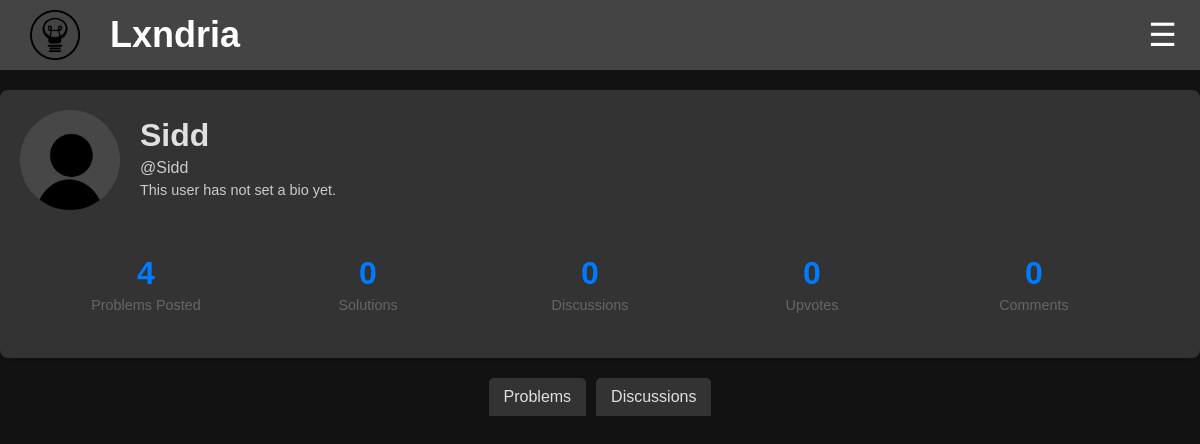
The page /account/Sidd (signed in) on the database as committed earlier.
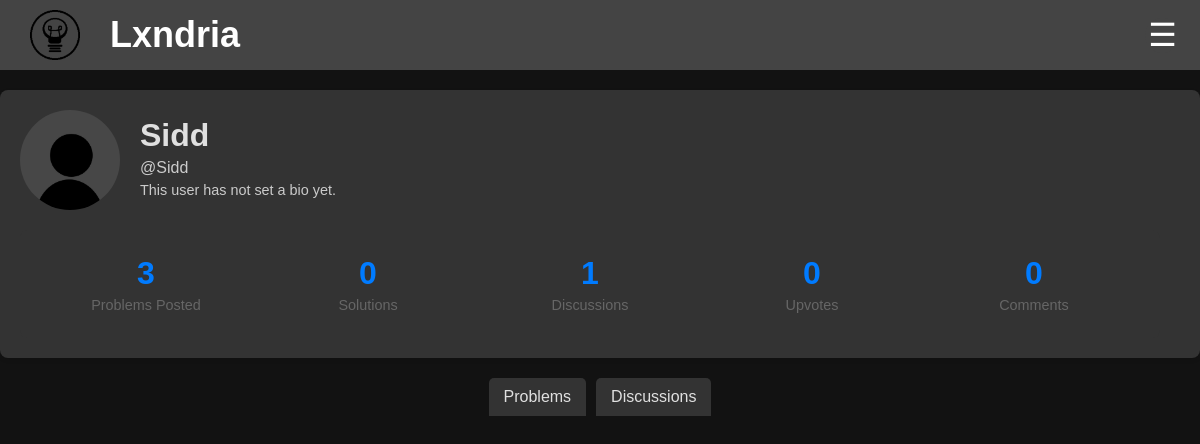
The same page on the database as committed later.
### app/models.py (models this page shows, shortened)
class Profile(db.Model):
    __tablename__ = "profile"
    __table_args__ = {"extend_existing": True}
    username = db.Column(db.String(80), db.ForeignKey('user.username'), primary_key=True)  # Primary + Foreign Key
    user = db.relationship('User', backref=db.backref('profile', uselist=False, cascade="all, delete-orphan"))
    profile_pic = db.Column(db.String(255), default="/images/default-profile.jpg")
    bio = db.Column(db.Text, default="This user has not set a bio yet.")
    problems_posted = db.Column(db.Integer, default=0)
    solutions = db.Column(db.Integer, default=0)
    discussions = db.Column(db.Integer, default=0)
    upvotes = db.Column(db.Integer, default=0)
    comments = db.Column(db.Integer, default=0)
    created_at = db.Column(db.DateTime, default=datetime.utcnow)
    updated_at = db.Column(db.DateTime, onupdate=datetime.utcnow)
    @property
    def name(self):
        return self.user.name if self.user else None

class User(db.Model, UserMixin): # create a User class to store user information
    __tablename__ = "user"
    __table_args__ = {"extend_existing": True}  # Allow modifications to the table
    id = db.Column(db.Integer, primary_key=True)
    username = db.Column(db.String(80), unique=True, nullable=False)
    name = db.Column(db.String(80), nullable=False)
    password_hash = db.Column(db.String(120), nullable=False)
    email = db.Column(db.String(120), unique=True, nullable=False)
    created_at = db.Column(db.DateTime, default=datetime.utcnow)
    updated_at = db.Column(db.DateTime, onupdate=datetime.utcnow)

class UserStats(db.Model):
    __tablename__ = "user_stats"
    __table_args__ = {"extend_existing": True}
    username = db.Column(db.String(80), db.ForeignKey('user.username'), primary_key=True)
    user = db.relationship('User', backref=db.backref('stats', uselist=False, cascade="all, delete-orphan"))
    problems_posted = db.Column(db.Integer, default=0)
    solutions = db.Column(db.Integer, default=0)
    discussions = db.Column(db.Integer, default=0)
    upvotes = db.Column(db.Integer, default=0)
    comments = db.Column(db.Integer, default=0)

### app/routes/account.py (the view)
@account_bp.route('/account/<string:username>')
def view_account(username):
    if not current_user.is_authenticated:
        print('Not authenticated')
        return redirect(url_for('routes.auth.login'))
    if not Profile.query.filter_by(username=username).first():
        return redirect(url_for('routes.account.account'))
    if username == current_user.username:
        return redirect(url_for('routes.account.account'))
    profile = Profile.query.filter_by(username=username).first()
    problems = Problem.query.filter_by(author=username).order_by(Problem.created_at.desc()).all()
    stats = UserStats.query.filter_by(username=username).first()
    discussions = Discussion.query.filter_by(author=username).order_by(Discussion.created_at.desc()).all()
    return render_template('account.html', user=profile, problems=problems, stats=stats, discussions=discussions)

### app/models.py (called while the page is built)
    @property
    def reducedContent(self):
        FullContent = self.content
        if len(FullContent) > 500:
            return FullContent[:500] + "..."
        return FullContent

    @property
    def reducedContent(self):
        FullContent = self.content
        if len(FullContent) > 500:
            return FullContent[:500] + "..."
        return FullContent

### app/routes/auth.py (called while the page is built)
@login_manager.user_loader
def load_user(user_id):
    return User.query.get(int(user_id))

### app/templates/account.html (shortened to what this page needs)
<!DOCTYPE html>
<html>
<head>
  <link rel="stylesheet" href="{{url_for('static', filename='css/banner.css')}}">
  <link rel="stylesheet" href="{{url_for('static', filename='css/profile.css')}}">
</head>
<header class="banner">
    <div class="logo-container">
      <img src="{{url_for('static', filename='Images/logo.png')}}" alt="Logo" class="logo">
      <span class="site-name"><a href="/">Lxndria</span></div></a>
      <div class="menu-container">
        <button class="menu-button" onclick="toggleMenu()">☰</button>
    </div>
  </header>
<body>
    <div class="profile-container">
        <div class="profile-main">
          <div class="profile-header">
            <img src="{{url_for('static', filename=user.profile_pic)}}" alt="Profile Picture" class="profile-pic">
            <div class="profile-info">
              <h1>{{user.name}}</h1>
              <p>@{{user.username}}</p>
              <p class="profile-bio">{{user.bio}}</p>
            </div>
          </div>
          <div class="profile-stats">
            <div class="stat-item">
                <div class="stat-number">{{stats.problems_posted}}</div>
                <div class="stat-text">Problems Posted</div>
            </div>
            <div class="stat-item">
                <div class="stat-number">{{stats.solutions}}</div>
                <div class="stat-text">Solutions</div>
              </div>
              <div class="stat-item">
                <div class="stat-number">{{stats.discussions}}</div>
                <div class="stat-text">Discussions</div>
              </div>
              <div class="stat-item">
                <div class="stat-number">{{stats.upvotes}}</div>
                <div class="stat-text">Upvotes</div>
              </div>
              <div class="stat-item">
                <div class="stat-number">{{stats.comments}}</div>
                <div class="stat-text">Comments</div>
              </div>
            </div>
        </div>
      </div>
      <div class="Tabs">
        <button class="tab" onclick="openTab(event, 'Problems')">Problems</button>
        <button class="tab" onclick="openTab(event, 'Discussions')">Discussions</button>
      </div>
</body>
</html>

### app/static/css/banner.css (style rules this page uses)
body, h1, p { margin: 0; padding: 0; text-decoration: none; color: inherit; font-family: Arial, sans-serif; box-sizing: border-box; background-color: #121212; color: #f1f1f1; ; }
a { text-decoration: none; color: inherit; }
.banner { display: flex; justify-content: space-between; align-items: center; padding: 10px 10px; background-color: #444; color: white; position: sticky; top: 0; z-index: 1000; }
.logo-container { display: flex; align-items: center; }
.logo { width: 50px; height: 50px; margin-left: 20px; margin-right: 30px; }
.site-name { font-size: 2.25rem; font-family: 'Gill Sans', 'Gill Sans MT', Calibri, 'Trebuchet MS', sans-serif; font-weight: bold; }
.menu-container { position: relative; display: inline-block; }
.menu-button { padding: 15px; margin-right: 10px; background-color: #444; color: white; border: none; cursor: pointer; border-radius: 50%; width: 35px; height: 35px; text-align: center; font-size: 2rem; line-height: 1; display: flex; justify-content: center; align-items: center; }

### app/static/css/profile.css (style rules this page uses)
body { font-family: 'Poppins', sans-serif; margin: 0; padding: 0; background-color: #121212; color: #e0e0e0; }
h1, p { font-family: 'Poppins', sans-serif; margin: 0; padding: 0; background-color: #333; color: #e0e0e0; }
.profile-container { display: flex; max-width: 1200px; margin: 20px auto; padding: 20px; background-color: #333; box-shadow: 0 2px 4px rgba(0, 0, 0, 0.1); border-radius: 8px; color: #e0e0e0; }
.profile-main { flex: 3; padding-right: 20px; }
.profile-header { display: flex; align-items: center; margin-bottom: 20px; }
.profile-pic { width: 100px; height: 100px; border-radius: 50%; object-fit: cover; margin-right: 20px; }
.profile-info h1 { font-size: 2rem; margin: 0; }
.profile-info p { margin: 5px 0; color: #e0e0e0e0; }
.profile-bio { margin-top: 10px; font-size: 0.9rem; color: #444; }
.profile-stats { display: flex; justify-content: space-between; margin-top: 20px; padding: 15px; background-color: #333; border-radius: 8px; }
.stat-item { text-align: center; flex: 1; padding: 10px; }
.stat-number { font-size: 2rem; font-weight: 600; color: #007bff; margin-bottom: 5px; }
.stat-text { font-size: 0.9rem; color: #666; }
.Tabs { display: flex; justify-content: center; margin-bottom: 0px; }
.Tabs button { background-color: #333; color: #e0e0e0; border: none; padding: 10px 15px; cursor: pointer; font-size: 1rem; border-radius: 5px 5px 0 0; transition: background-color 0.3s; }
.Tabs button:not(:last-child) { margin-right: 10px; }

Rows that differ between the two databases and show on the page:
changed UserStats: problems_posted "4" → "3"; discussions "0" → "1"
